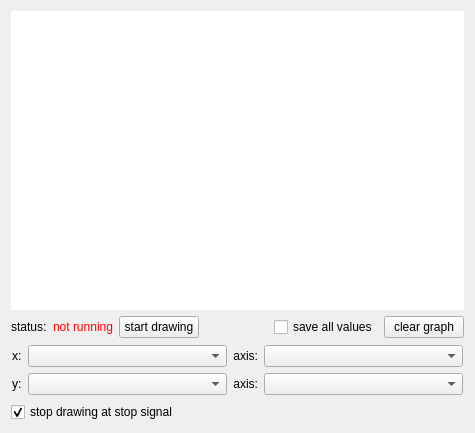
<?xml version="1.0" encoding="UTF-8"?>
<ui version="4.0">
 <class>simpleGraphWindow</class>
 <widget class="QWidget" name="simpleGraphWindow">
  <property name="geometry">
   <rect>
    <x>0</x>
    <y>0</y>
    <width>475</width>
    <height>433</height>
   </rect>
  </property>
  <property name="minimumSize">
   <size>
    <width>306</width>
    <height>306</height>
   </size>
  </property>
  <property name="windowTitle">
   <string>simple graph</string>
  </property>
  <layout class="QGridLayout" name="gridLayout_2">
   <item row="1" column="0">
    <widget class="QLabel" name="lbl_status_lbl">
     <property name="text">
      <string>status:</string>
     </property>
    </widget>
   </item>
   <item row="1" column="2">
    <widget class="QPushButton" name="btn_startStop">
     <property name="text">
      <string>start drawing</string>
     </property>
    </widget>
   </item>
   <item row="1" column="4">
    <widget class="QCheckBox" name="chb_saveAllValues">
     <property name="text">
      <string>save all values</string>
     </property>
     <property name="checked">
      <bool>false</bool>
     </property>
    </widget>
   </item>
   <item row="1" column="5">
    <widget class="QPushButton" name="btn_clearGraph">
     <property name="text">
      <string>clear graph</string>
     </property>
    </widget>
   </item>
   <item row="2" column="0" colspan="6">
    <widget class="QFrame" name="frame_axes">
     <property name="sizePolicy">
      <sizepolicy hsizetype="Expanding" vsizetype="Maximum">
       <horstretch>0</horstretch>
       <verstretch>0</verstretch>
      </sizepolicy>
     </property>
     <property name="frameShape">
      <enum>QFrame::NoFrame</enum>
     </property>
     <property name="frameShadow">
      <enum>QFrame::Raised</enum>
     </property>
     <layout class="QGridLayout" name="gridLayout">
      <property name="leftMargin">
       <number>1</number>
      </property>
      <property name="topMargin">
       <number>1</number>
      </property>
      <property name="rightMargin">
       <number>1</number>
      </property>
      <property name="bottomMargin">
       <number>1</number>
      </property>
      <item row="0" column="0">
       <widget class="QLabel" name="lbl_x_lbl">
        <property name="sizePolicy">
         <sizepolicy hsizetype="Maximum" vsizetype="Preferred">
          <horstretch>0</horstretch>
          <verstretch>0</verstretch>
         </sizepolicy>
        </property>
        <property name="text">
         <string>x:</string>
        </property>
       </widget>
      </item>
      <item row="0" column="1">
       <widget class="QComboBox" name="cob_x"/>
      </item>
      <item row="0" column="2">
       <widget class="QLabel" name="lbl_xAxis_label">
        <property name="sizePolicy">
         <sizepolicy hsizetype="Maximum" vsizetype="Preferred">
          <horstretch>0</horstretch>
          <verstretch>0</verstretch>
         </sizepolicy>
        </property>
        <property name="text">
         <string>axis:</string>
        </property>
        <property name="alignment">
         <set>Qt::AlignRight|Qt::AlignTrailing|Qt::AlignVCenter</set>
        </property>
       </widget>
      </item>
      <item row="0" column="3">
       <widget class="QComboBox" name="cob_scaleX"/>
      </item>
      <item row="1" column="0">
       <widget class="QLabel" name="lbl_y_lbl">
        <property name="sizePolicy">
         <sizepolicy hsizetype="Maximum" vsizetype="Preferred">
          <horstretch>0</horstretch>
          <verstretch>0</verstretch>
         </sizepolicy>
        </property>
        <property name="text">
         <string>y:</string>
        </property>
       </widget>
      </item>
      <item row="1" column="1">
       <widget class="QComboBox" name="cob_y"/>
      </item>
      <item row="1" column="2">
       <widget class="QLabel" name="lbl_yAxis">
        <property name="sizePolicy">
         <sizepolicy hsizetype="Maximum" vsizetype="Preferred">
          <horstretch>0</horstretch>
          <verstretch>0</verstretch>
         </sizepolicy>
        </property>
        <property name="text">
         <string>axis:</string>
        </property>
        <property name="alignment">
         <set>Qt::AlignRight|Qt::AlignTrailing|Qt::AlignVCenter</set>
        </property>
       </widget>
      </item>
      <item row="1" column="3">
       <widget class="QComboBox" name="cob_scaleY"/>
      </item>
     </layout>
    </widget>
   </item>
   <item row="0" column="0" colspan="6">
    <widget class="simpleGraphWidget" name="wgt_graph" native="true">
     <property name="minimumSize">
      <size>
       <width>100</width>
       <height>100</height>
      </size>
     </property>
     <property name="styleSheet">
      <string notr="true">background-color: white;</string>
     </property>
    </widget>
   </item>
   <item row="3" column="0" colspan="3">
    <widget class="QCheckBox" name="chb_setZeroAtStopSignal">
     <property name="text">
      <string>stop drawing at stop signal</string>
     </property>
     <property name="checked">
      <bool>true</bool>
     </property>
    </widget>
   </item>
   <item row="1" column="1">
    <widget class="QLabel" name="lbl_status">
     <property name="sizePolicy">
      <sizepolicy hsizetype="Fixed" vsizetype="Preferred">
       <horstretch>0</horstretch>
       <verstretch>0</verstretch>
      </sizepolicy>
     </property>
     <property name="styleSheet">
      <string notr="true">color:red;</string>
     </property>
     <property name="text">
      <string>not running</string>
     </property>
    </widget>
   </item>
   <item row="1" column="3">
    <spacer name="horizontalSpacer">
     <property name="orientation">
      <enum>Qt::Horizontal</enum>
     </property>
     <property name="sizeHint" stdset="0">
      <size>
       <width>1</width>
       <height>20</height>
      </size>
     </property>
    </spacer>
   </item>
  </layout>
 </widget>
 <customwidgets>
  <customwidget>
   <class>simpleGraphWidget</class>
   <extends>QWidget</extends>
   <header>simplegraphwidget.h</header>
   <container>1</container>
  </customwidget>
 </customwidgets>
 <resources/>
 <connections/>
</ui>
